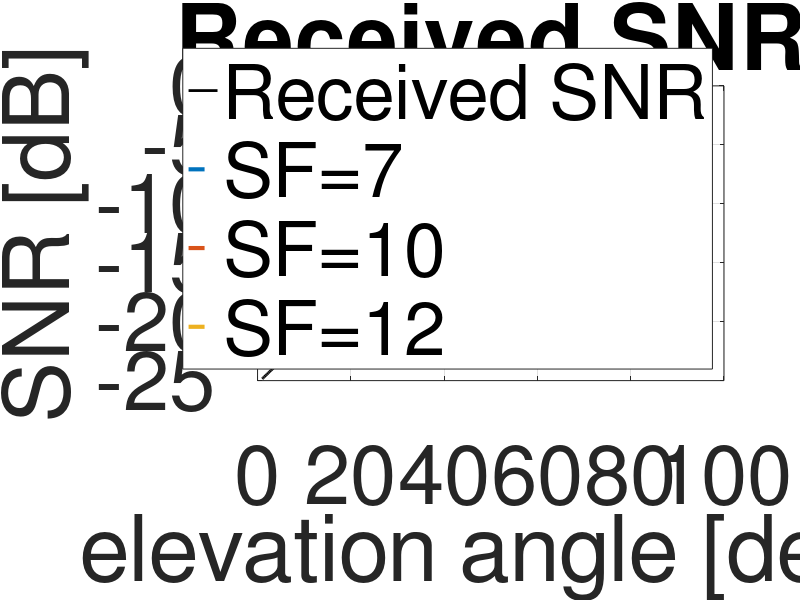

Source code (MATLAB):
clear; clc; close all;
c   = 3e8;
GM  = 3.986e14;
Re  = 6.371e6;
fc  = 920e6;
h   = 540e3;
k_dB = -228.6;
Pt_mW = 20;
Gt   = 1.0;
Gr0  = 6.0;
NR   = 9;
NF   = 4.0;
T0   = 290;
BW   = 100e3;
HPBW = 80;
L_margin = 6.0;
font_size = 60;

Pt_dBW = 10*log10(Pt_mW/1000);
EIRP   = Pt_dBW + Gt;

El   = linspace(1, 90, 500);
El_r = El * pi/180;

d      = sqrt((Re+h)^2 - (Re*cos(El_r)).^2) - Re*sin(El_r);
lambda = c/fc;
FSPL   = 20*log10(4*pi*d/lambda);

gamma  = asin(Re*cos(El_r)/(Re+h)) * 180/pi;
L_scan = 12 * (gamma/HPBW).^2;

Gr_eff = Gr0 + 10*log10(NR) - L_scan;
T_sys  = T0 * 10^(NF/10);
GT     = Gr_eff - 10*log10(T_sys);

CNo = EIRP - FSPL + GT - k_dB - L_margin;
SNR = CNo - 10*log10(BW);

SF_list = [7 10 12];
SNR_req = [-7.5 -15 -20];

figure;
plot(El, SNR, 'k', 'LineWidth', 2);
hold on;
colors = lines(length(SF_list));
for i = 1:length(SF_list)
    plot(El, SNR_req(i)*ones(size(El)), '--', 'Color', colors(i,:), 'LineWidth', 3.0);
end
grid on;
xlabel('elevation angle [deg]'); ylabel('SNR [dB]');
title('Received SNR');
legend(['Received SNR', arrayfun(@(s) sprintf('SF=%d', s), SF_list, 'UniformOutput', false)], ...
       'Location', 'southeast');
set(gca, 'FontSize', font_size);
hold off;

for i = 1:length(SF_list)
    idx = find(SNR >= SNR_req(i), 1);
    if isempty(idx)
        fprintf('SF%-2d : not closed\n', SF_list(i));
    else
        fprintf('SF%-2d : closes above %.1f deg\n', SF_list(i), El(idx));
    end
end
fprintf('Slant range at 10 deg    : %.0f km\n', ...
        interp1(El, d, 10)/1e3);
fprintf('Scan loss at 10 deg      : %.1f dB\n', interp1(El, L_scan, 10));
fprintf('SNR at 10 deg            : %.1f dB\n', interp1(El, SNR, 10));
fprintf('SNR at 90 deg            : %.1f dB\n', SNR(end));
